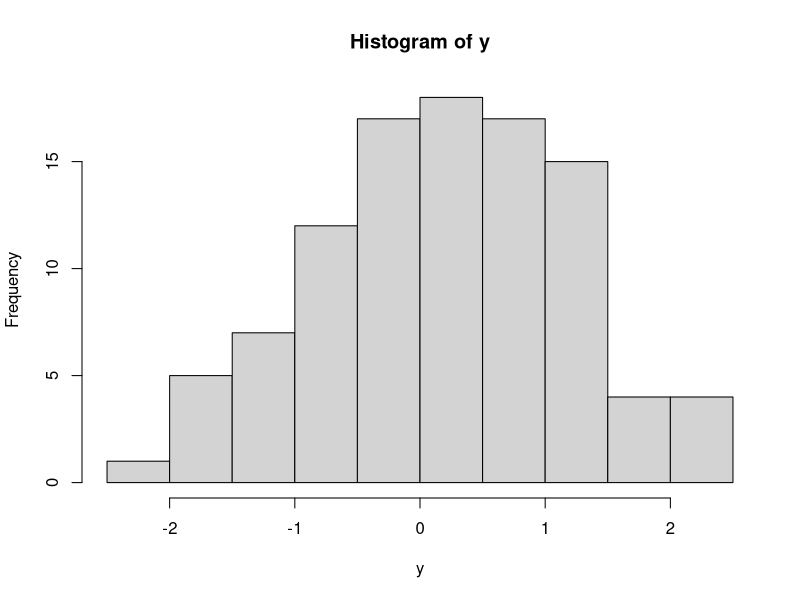
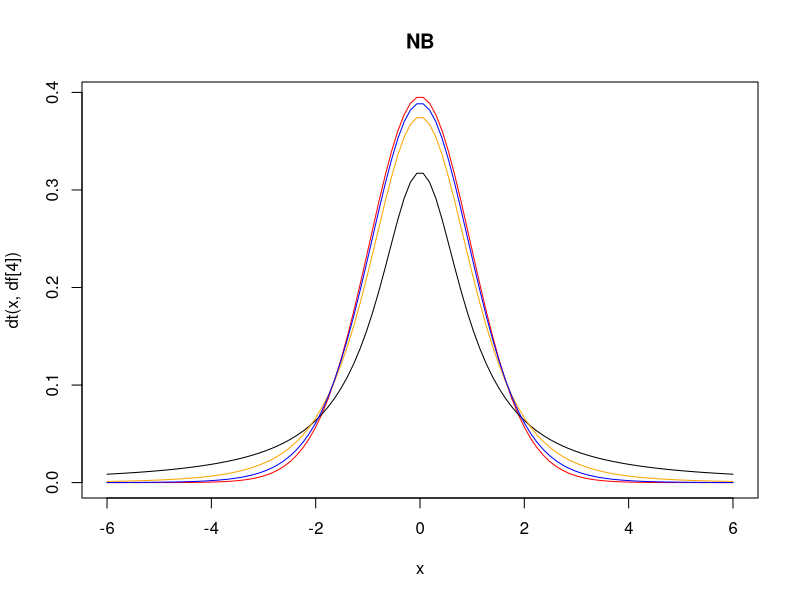
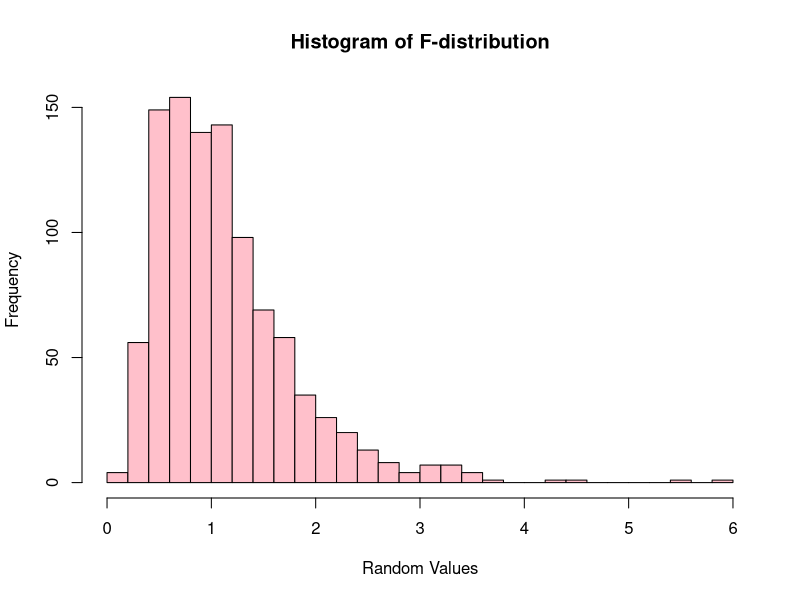

Reproduce these figures in R, in order.
#Q1
n=100
df = n-1
y = rt(n,df)
hist(y)

#Q2
n=100
df = c(2,10,25)
rchisq(n,df[1])
rchisq(n,df[2])
rchisq(n,df[3])

#Q3
x = seq(-6,6,length = 100)
x
df = c(1,4,10,30)

dt(x,df[1])
dt(x,df[2])
dt(x,df[3])
dt(x,df[4])

colour = c("black","orange","blue","red")

plot(x,dt(x,df[4]),type = "l",main = "NB",col = colour[4])

for(i in 1:3){
  lines(x,dt(x,df[i]),type = "l",col = colour[i])
}

#Q4
#(a)
qf(0.95,df1 = 10,df2=20)

#(b)
x = 1.5
v1 = 10
v2 = 20

s1 = pf(x, df1 = v1, df2 = v2)
s1

s2 = pf(x, df1 = v1, df2 = v2, lower.tail = FALSE)
s2

area = s1 + s2
area

#(c)
q = c(0.25,0.5,0.75,0.999)
v1 = 10
v2 = 20

qf(q[1],df1 = v1, df2 = v2)
qf(q[2],df1 = v1, df2 = v2)
qf(q[3],df1 = v1, df2 = v2)
qf(q[4],df1 = v1, df2 = v2)

#(d)
v1 <- 10
v2 <- 20

random_values <- rf(1000, v1, v2)

hist(random_values, breaks = 30, col = "pink", main = "Histogram of F-distribution",
     xlab = "Random Values", ylab = "Frequency")

